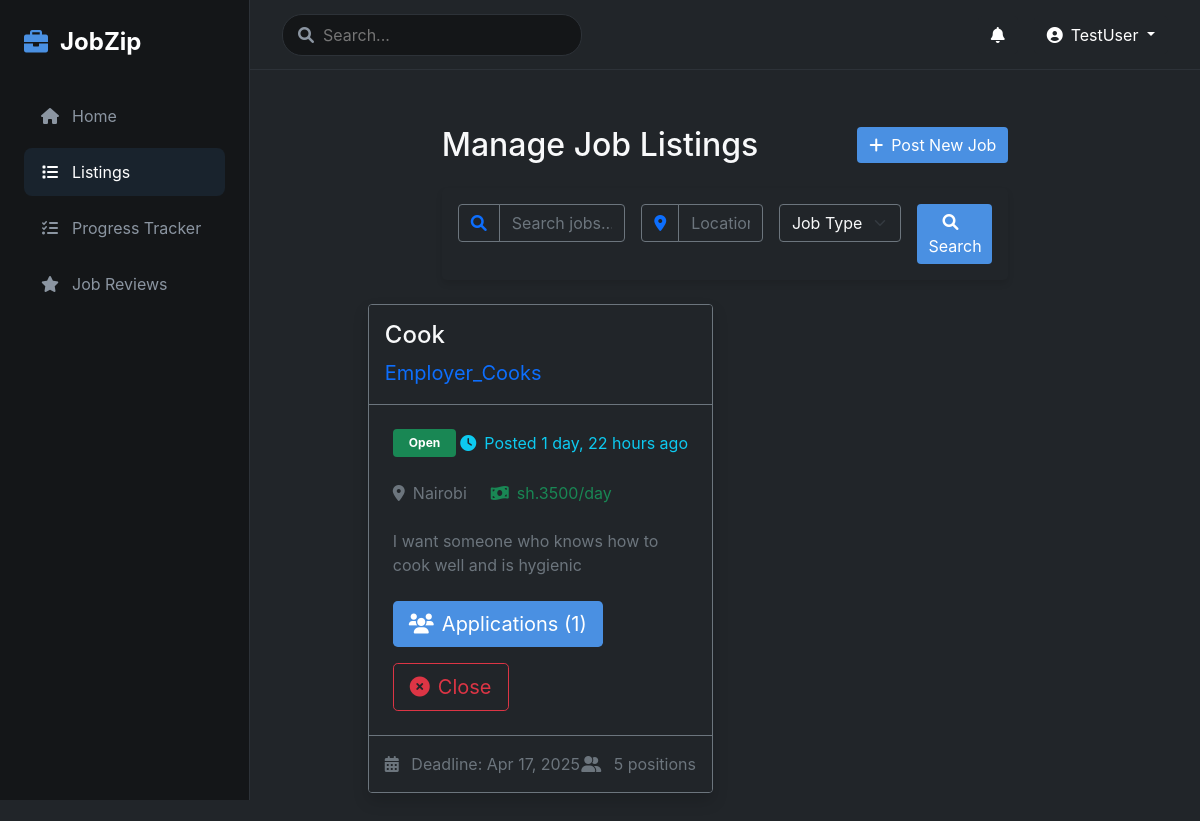
The page /listings/ (signed in) on the database as committed earlier.
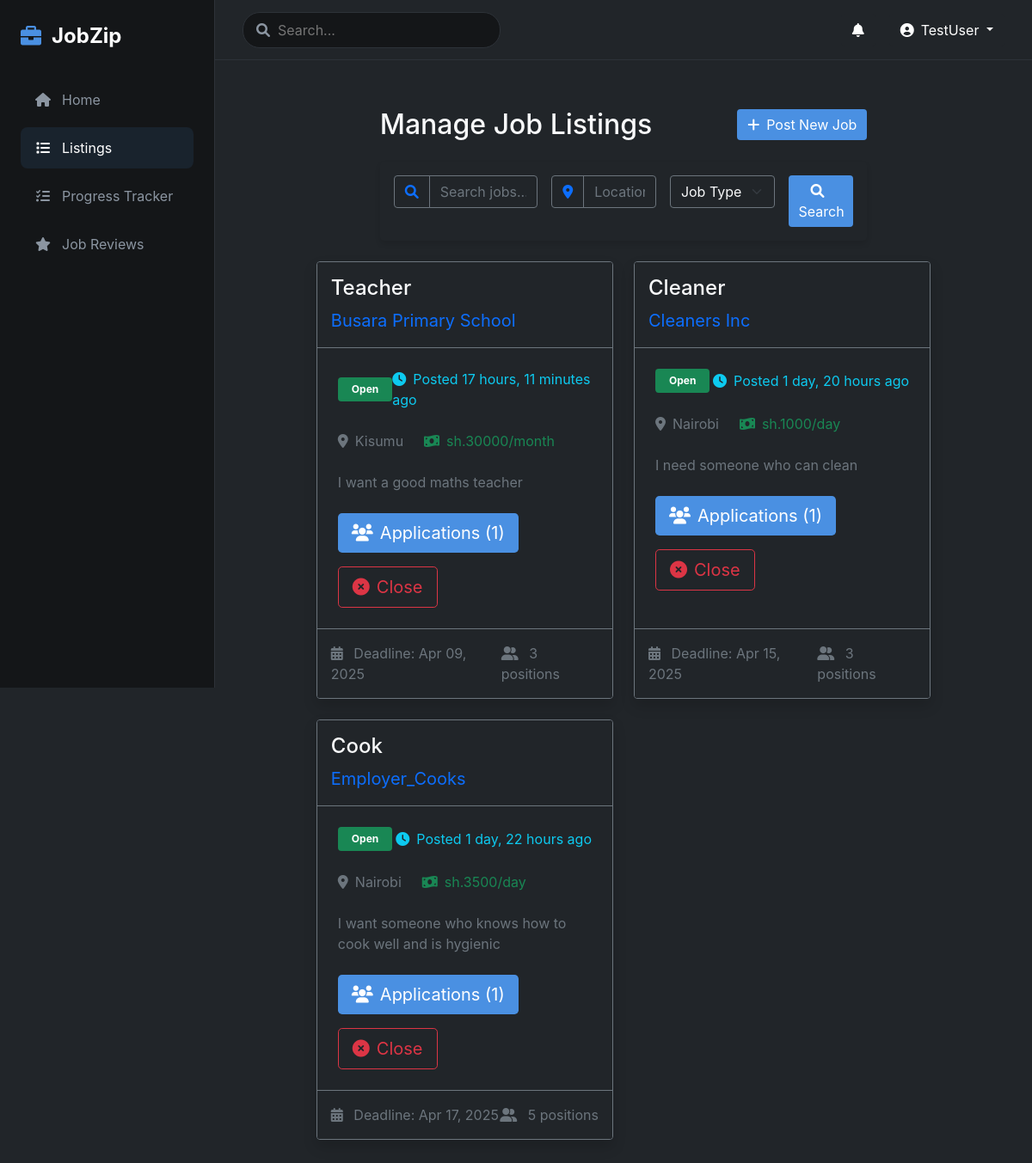
The same page on the database as committed later.
### jobs/models.py (models this page shows, shortened)
class Job(models.Model):
    STATUS_CHOICES = (
        ('open', 'Open'),
        ('closed', 'Closed'),
    )
    employer = models.ForeignKey(User, on_delete=models.CASCADE, related_name='posted_jobs')
    title = models.CharField(max_length=200)
    description = models.TextField()
    location = models.CharField(max_length=100)
    duration = models.CharField(max_length=50)
    company = models.CharField(max_length=200)
    salary = models.CharField(max_length=100, help_text="e.g., $50,000/year or $25/hour", null=True, blank=True)
    employees_required = models.IntegerField()
    deadline = models.DateTimeField()
    created_at = models.DateTimeField(auto_now_add=True)
    status = models.CharField(max_length=10, choices=STATUS_CHOICES, default='open')
    company_pictures = models.ManyToManyField('CompanyPicture')

### jobs/views.py (the view)
# urls.py: path('listings/', views.listings, name='listings'),
@login_required
def listings(request):
    if request.user.user_type == 'employer':
        return render(request, 'jobs/employer_listings.html', {
            'jobs': Job.objects.filter(employer=request.user).order_by('-created_at'),
            'form': JobPostForm()
        })
    elif request.user.user_type == 'employee':
        jobs = Job.objects.filter(status='open').order_by('-created_at')
        bookmarks = Bookmark.objects.filter(user=request.user).values_list('job_id', flat=True)
        for job in jobs:
            job.is_bookmarked = job.id in bookmarks
        return render(request, 'jobs/listings.html', {'jobs': jobs})
    return redirect('home')

### jobs/templates/jobs/employer_listings.html (shortened to what this page needs)
{% extends 'jobs/base.html' %}
{% load static %}
{% block content %}
<div class="container-fluid py-4">
    <div class="row mb-4">
        <div class="col-md-8 mx-auto">
            <div class="d-flex justify-content-between align-items-center">
                <h2 class="mb-0">Manage Job Listings</h2>
                <button type="button" class="btn btn-primary" data-bs-toggle="modal" data-bs-target="#postJobModal">
                    <i class="fas fa-plus me-2"></i>Post New Job
                </button>
            </div>
        </div>
    </div>
    <div class="row mb-4">
        <div class="col-md-8 mx-auto">
            <div class="search-bar bg-darker rounded-3 p-3">
                <form method="GET" action="{% url 'listings' %}" class="row g-3">
                    <div class="col-md-4">
                        <div class="input-group">
                            <span class="input-group-text bg-dark border-secondary">
                                <i class="fas fa-search text-primary"></i>
                            </span>
                            <input type="text" name="q" class="form-control bg-dark border-secondary" placeholder="Search jobs..." value="{{ request.GET.q }}">
                        </div>
                    </div>
                    <div class="col-md-3">
                        <div class="input-group">
                            <span class="input-group-text bg-dark border-secondary">
                                <i class="fas fa-map-marker-alt text-primary"></i>
                            </span>
                            <input type="text" name="location" class="form-control bg-dark border-secondary" placeholder="Location..." value="{{ request.GET.location }}">
                        </div>
                    </div>
                    <div class="col-md-3">
                        <select name="type" class="form-select bg-dark border-secondary text-light">
                            <option value="">Job Type</option>
                        </select>
                    </div>
                    <div class="col-md-2">
                        <button type="submit" class="btn btn-primary w-100">
                            <i class="fas fa-search me-2"></i>Search
                        </button>
                    </div>
                </form>
            </div>
        </div>
    </div>
    <div class="row">
        <div class="col-md-10 mx-auto">
            <div class="row g-4">
                {% for job in jobs %}
                <div class="col-lg-6">
                    {% include 'jobs/components/job_card.html' with job=job %}
                </div>
                {% endfor %}
            </div>
        </div>
    </div>
</div>
{% endblock %}

### jobs/templates/jobs/components/job_card.html
<div class="card bg-dark border-secondary h-100 shadow">
    <div class="card-header bg-dark border-secondary py-3">
        <h4 class="card-title mb-2">{{ job.title }}</h4>
        <p class="text-primary fs-5 mb-0">{{ job.company }}</p>
    </div>
    <div class="card-body p-4">
        <div class="d-flex justify-content-between align-items-center mb-4">
            <span class="badge {% if job.status == 'open' %}bg-success{% else %}bg-danger{% endif %} px-3 py-2">
                {{ job.get_status_display }}
            </span>
            <div class="text-info">
                <i class="fas fa-clock me-2"></i>Posted {{ job.created_at|timesince }} ago
            </div>
        </div>
        <div class="d-flex flex-wrap gap-4 mb-4">
            <div class="text-muted fs-6">
                <i class="fas fa-map-marker-alt me-2"></i>{{ job.location }}
            </div>
            <div class="text-success fs-6">
                <i class="fas fa-money-bill-wave me-2"></i>{{ job.salary }}
            </div>
        </div>
        <p class="card-text text-muted mb-4 fs-6">{{ job.description|truncatewords:50 }}</p>
        <div class="d-flex flex-wrap gap-3 mt-auto">
            <a href="{% url 'job_applications' job.id %}" class="btn btn-primary btn-lg">
                <i class="fas fa-users me-2"></i>Applications ({{ job.applications.count }})
            </a>
            {% if job.status == 'open' %}
            <button onclick="closeJob({{ job.id }})" class="btn btn-outline-danger btn-lg">
                <i class="fas fa-times-circle me-2"></i>Close
            </button>
            {% else %}
            <button onclick="reopenJob({{ job.id }})" class="btn btn-outline-success btn-lg">
                <i class="fas fa-redo me-2"></i>Reopen
            </button>
            {% endif %}
        </div>
    </div>
    <div class="card-footer bg-dark border-secondary py-3">
        <div class="d-flex justify-content-between align-items-center text-muted">
            <div>
                <i class="fas fa-calendar-alt me-2"></i>
                Deadline: {{ job.deadline|date:"M d, Y" }}
            </div>
            <div>
                <i class="fas fa-user-friends me-2"></i>
                {{ job.employees_required }} position{{ job.employees_required|pluralize }}
            </div>
        </div>
    </div>
</div>

Rows that differ between the two databases and show on the page:
added Job: title "Teacher", company "Busara Primary School", status "Open", created_at "17 hours, 11 minutes", location "Kisumu", salary "sh.30000/month", description "I want a good maths teacher", applications.count "1", deadline "Apr 09, 2025", employees_required "3"
added Job: title "Cleaner", company "Cleaners Inc", status "Open", created_at "1 day, 20 hours", location "Nairobi", salary "sh.1000/day", description "I need someone who can clean", applications.count "1", deadline "Apr 15, 2025", employees_required "3"
